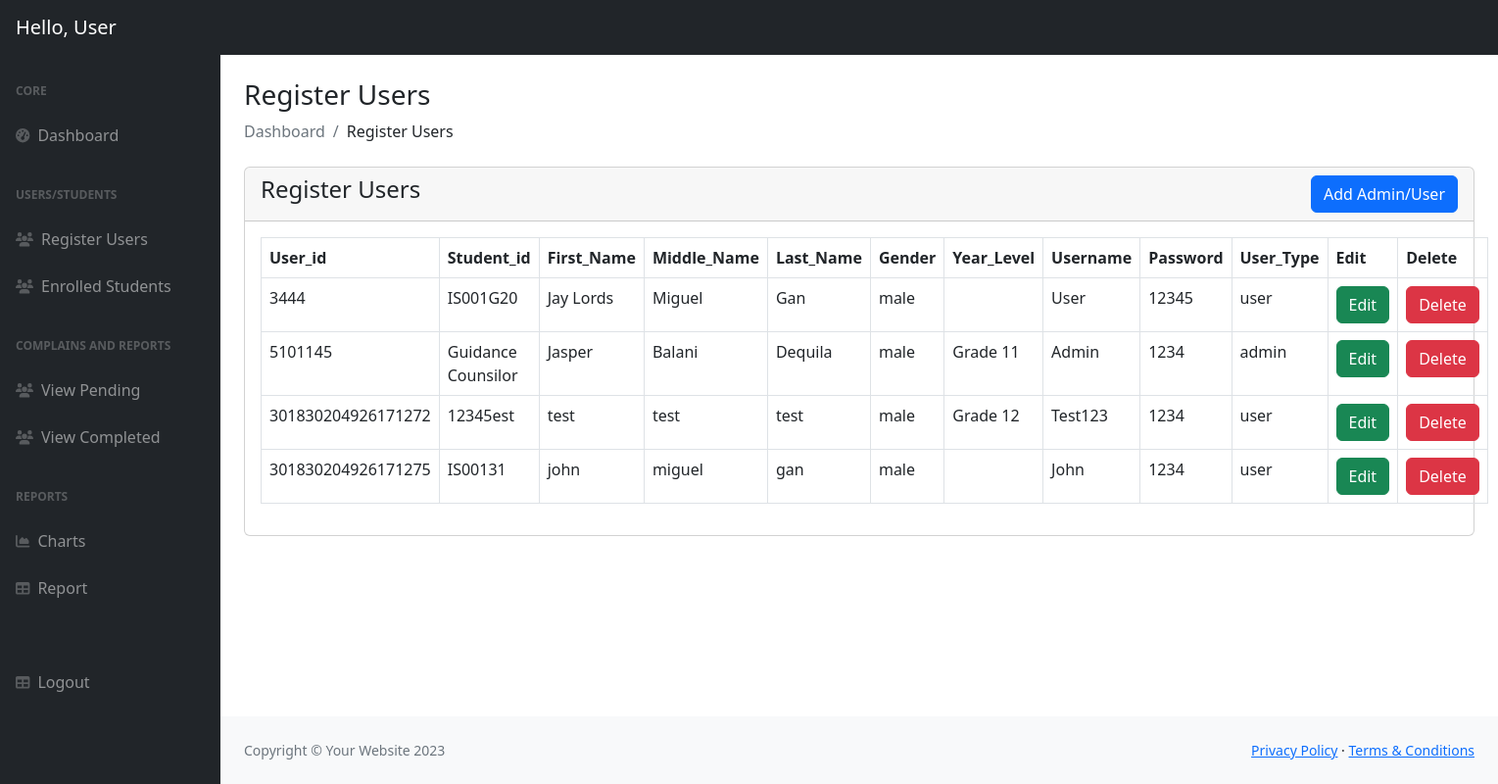
The page /admin/view_user.php (signed in) on the database its author committed.
### tables this page shows
CREATE TABLE `users` (
  `user_id` bigint(5) NOT NULL,
  `Student_id` varchar(100) NOT NULL,
  `first_name` varchar(20) NOT NULL,
  `middle_name` varchar(100) NOT NULL,
  `last_name` varchar(100) NOT NULL,
  `gender` varchar(100) NOT NULL,
  `Y_level` varchar(100) NOT NULL,
  `user_name` varchar(100) NOT NULL,
  `password` varchar(100) NOT NULL,
  `C_password` varchar(100) NOT NULL,
  `user_type` varchar(50) NOT NULL DEFAULT 'user'
);

### admin/view_user.php (the view, shortened to what this page needs)
<?php
include('includes/header.php');
include('includes/sidebar.php');
?>
<div class="container-fluid px-4">
    <h3 class="mt-4">Register Users</h3>
        <ol class="breadcrumb mb-4">
            <li class="breadcrumb-item active">Dashboard</li>
            <li class="breadcrumb-item">Register Users</li>
        </ol>
        <div class="row">
              <div class="col-md-12">
                <div class="card">
                  <div class="card-header">
                      <h4>Register Users
                        <a href="addUserAdmin.php" class="btn btn-primary float-end">Add Admin/User</a>
                      </h4>
                  </div>
                  <div class="card-body">
                    <table class="table table-bordered">
                      <thead>
                        <tr>
                          <th>User_id</th>
                          <th>Student_id</th>
                          <th>First_Name</th>
                          <th>Middle_Name</th>
                          <th>Last_Name</th>
                          <th>Gender</th>
                          <th>Year_Level</th>
                          <th>Username</th>
                          <th>Password</th>
                          <th>User_Type</th>
                          <th>Edit</th>
                          <th>Delete</th>
                        </tr>
                      </thead>
                      <tbody>
                        <?php
                            include('../connection/connection.php');
                          $query = "SELECT * FROM users ";
                          $query_run = mysqli_query($conn, $query);
                          if (mysqli_num_rows($query_run) > 0)
                          {
                            foreach($query_run as $row)
                            {
                                ?>
                                  <tr>
                                    <td> <?= $row['user_id']; ?> </td>
                                    <td> <?= $row['Student_id']; ?> </td>
                                    <td> <?= $row['first_name']; ?> </td>
                                    <td> <?= $row['middle_name']; ?> </td>
                                    <td> <?= $row['last_name']; ?> </td>
                                    <td> <?= $row['gender']; ?> </td>
                                    <td> <?= $row['Y_level']; ?> </td>
                                    <td> <?= $row['user_name']; ?> </td>
                                    <td> <?= $row['password']; ?> </td>
                                    <td> <?= $row['user_type']; ?> </td>
                                    <td> <a href="edit_user.php?id=<?=$row['user_id'];?>" class="btn btn-success">Edit</a></td>
                                    <td>
                                        <form action="UpdateProcess_user.php" method="POST">
                                          <button type="submit" name="delete_user" value="<?=$row['user_id'];?>" class="btn btn-danger">Delete</button>
                                        </form>
                                    </td>
                                  </tr>
                                <?php
                            }
                          }
                          else
                          {
                           ?>
                              <tr>
                                <td colspan="10">No Record Found</td>
                              </tr>
                           <?php
                          }
                        ?>
                      </tbody>
                    </table>
                  </div>
                </div>
              </div>
        </div>
</div>
<?php
include('includes/footer.php');
include('includes/scripts.php');
?>

### rows shown on the page
users: user_id "3444", Student "IS001G20", first_name "Jay Lords", middle_name "Miguel", last_name "Gan", gender "male", user_name "User", password "12345", user_type "user"
users: user_id "5101145", Student "Guidance Counsilor", first_name "Jasper", middle_name "Balani", last_name "Dequila", gender "male", Y_level "Grade 11", user_name "Admin", password "1234", user_type "admin"
users: user_id "301830204926171272", Student "12345est", first_name "test", middle_name "test", last_name "test", gender "male", Y_level "Grade 12", user_name "Test123", password "1234", user_type "user"
users: user_id "301830204926171275", Student "IS00131", first_name "john", middle_name "miguel", last_name "gan", gender "male", user_name "John", password "1234", user_type "user"

### other values the page prints
$_SESSION["user_name"] "User"
